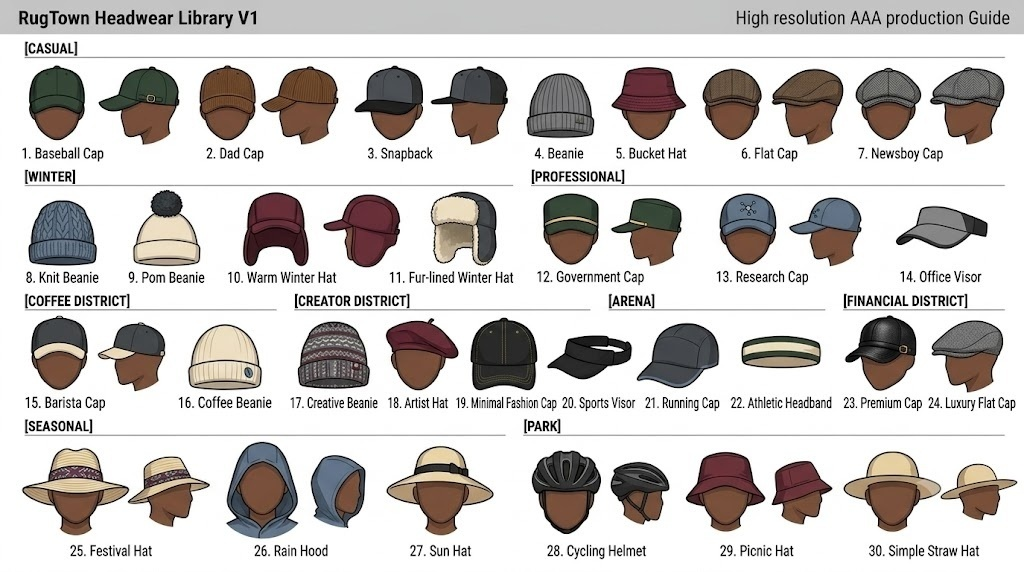
#> input picture rugtown_asset_pipeline/source/1784308808186_image.png, 1024 x 572 px, found by its file name
$ python extract.py
#> lines starting #> are read from the running program, lines starting #| are printed output that depends on the picture; after the words box and inside, x2 and y2 are one past the last pixel; in counts of white or black regions, pixels touching at a corner belong together
#!/usr/bin/env python3
"""RugTown production-sheet extraction pipeline.
Reusable: point SHEET_CONFIG at any future sheet. No manual cropping.

Method:
  1. Exterior flood-fill background removal (preserves interior whites:
     white shoes, cream clothing, highlights).
  2. Connected components; text labels / divider lines filtered by geometry.
  3. Proximity clustering merges multi-part assets (front+side pairs).
  4. Per-asset label OCR (tesseract) for deterministic semantic IDs.
  5. Soft alpha at boundaries preserves anti-aliased outlines.
  6. Canvas normalization per category; deterministic naming; metadata.
"""
import os, re, json, hashlib
import numpy as np
import cv2

try:
    import pytesseract
    OCR = True
except ImportError:
    OCR = False

UPLOADS = '/mnt/user-data/uploads'
OUT = '/home/claude/rugtown/out'

# category, slot, id-prefix, npcOnly, referenceOnly, cluster gap px, align
SHEET_CONFIG = {
 '1784308808186_image.png': dict(sheet='headwear_library_v1',  category='headwear',    slot='headwear',   prefix='headwear', npc=False, ref=False, gap=10, align='center'),
 '1784308862632_image.png': dict(sheet='hair_library_v1',      category='hair',        slot='hair',       prefix='hair',     npc=False, ref=False, gap=10, align='center'),
 '1784308875158_image.png': dict(sheet='facial_hair_library_v1',category='facial-hair',slot='facialHair', prefix='facialhair',npc=False,ref=False, gap=10, align='center'),
 '1784308882694_image.png': dict(sheet='accessories_library_v1',category='accessories',slot='accessory',  prefix='accessory',npc=False, ref=False, gap=8,  align='center'),
 '1784308898357_image.png': dict(sheet='shoes_library_v1',     category='shoes',       slot='shoes',      prefix='shoe',     npc=False, ref=False, gap=6,  align='center'),
 '1784308905168_image.png': dict(sheet='pants_library_v1',     category='pants',       slot='pants',      prefix='pants',    npc=False, ref=False, gap=12, align='center'),
 '1784308787119_image.png': dict(sheet='npc_library_v1_a',     category='npcs',        slot='npc',        prefix='npc',      npc=True,  ref=False, gap=8,  align='bottom'),
 '1784308791551_image.png': dict(sheet='npc_library_v1_b',     category='npcs',        slot='npc',        prefix='npc',      npc=True,  ref=False, gap=8,  align='bottom'),
 '1784308797690_image.png': dict(sheet='npc_library_v1_c',     category='npcs',        slot='npc',        prefix='npc',      npc=True,  ref=False, gap=8,  align='bottom'),
 '1784308819373_image.png': dict(sheet='npc_government_v1',    category='npcs',        slot='npc',        prefix='npc_gov',  npc=True,  ref=False, gap=8,  align='bottom'),
 '1784308823704_image.png': dict(sheet='character_bible_female_v1', category='reference', slot=None, prefix='ref', npc=False, ref=True, gap=8, align='center'),
 '1784308854372_image.png': dict(sheet='character_bible_master_v1', category='reference', slot=None, prefix='ref', npc=False, ref=True, gap=8, align='center'),
}

LIGHT_THRESH = 208      # page background luminance
MIN_ASSET_AREA = 220    # px
TEXT_MAX_H = 26         # blobs shorter than this = label text
LINE_MAX_H = 5          # divider lines
LABEL_STRIP_H = 26      # OCR strip below each asset


def exterior_background(gray):
    h, w = gray.shape
    light = (gray >= LIGHT_THRESH).astype(np.uint8)
    ff = light.copy()
    mask = np.zeros((h + 2, w + 2), np.uint8)
    seeds = [(0,0),(w-1,0),(0,h-1),(w-1,h-1),(w//2,0),(w//2,h-1),(0,h//2),(w-1,h//2)]
    for sx, sy in seeds:
        if ff[sy, sx] == 1:
            cv2.floodFill(ff, mask, (sx, sy), 2)
    return ff == 2


def components(fg):
    n, lab, stats, _ = cv2.connectedComponentsWithStats(fg.astype(np.uint8), 8)
    assets, junk = [], []
    for i in range(1, n):
        x, y, w, h, area = stats[i]
        if h <= LINE_MAX_H and w > 150:
            junk.append(i)                       # divider line
        elif h < TEXT_MAX_H:
            junk.append(i)                       # label text / numbering
        elif area < MIN_ASSET_AREA:
            junk.append(i)                       # specks
        else:
            assets.append((x, y, w, h, i))
    return lab, assets, junk


def cluster(assets, gap):
    """Merge blobs whose bboxes are near-adjacent (multi-view items)."""
    boxes = [list(a) for a in assets]
    merged = True
    while merged:
        merged = False
        out = []
        used = [False] * len(boxes)
        for i in range(len(boxes)):
            if used[i]:
                continue
            x1, y1, w1, h1, *ids1 = boxes[i]
            for j in range(i + 1, len(boxes)):
                if used[j]:
                    continue
                x2, y2, w2, h2, *ids2 = boxes[j]
                hgap = max(x1, x2) - min(x1 + w1, x2 + w2)
                vgap = max(y1, y2) - min(y1 + h1, y2 + h2)
                yov = min(y1 + h1, y2 + h2) - max(y1, y2)
                xov = min(x1 + w1, x2 + w2) - max(x1, x2)
                if (hgap <= gap and yov > 0.4 * min(h1, h2)) or (vgap <= 3 and xov > 0.5 * min(w1, w2)):
                    nx, ny = min(x1, x2), min(y1, y2)
                    nw = max(x1 + w1, x2 + w2) - nx
                    nh = max(y1 + h1, y2 + h2) - ny
                    x1, y1, w1, h1, ids1 = nx, ny, nw, nh, ids1 + ids2
                    used[j] = True
                    merged = True
            out.append([x1, y1, w1, h1] + ids1)
            used[i] = True
        boxes = out
    return boxes


# [4 lines left out: function slugify, not called in this run]


def ocr_label(img_bgr, box, sheet_h):
    if not OCR:
        return ''
    x, y, w, h = box[:4]
    y0, y1 = y + h + 1, min(y + h + 1 + LABEL_STRIP_H, sheet_h)
    x0, x1 = max(0, x - 6), min(img_bgr.shape[1], x + w + 6)
    if y1 <= y0:
        return ''
    strip = img_bgr[y0:y1, x0:x1]
    strip = cv2.resize(strip, None, fx=3, fy=3, interpolation=cv2.INTER_CUBIC)
    g = cv2.cvtColor(strip, cv2.COLOR_BGR2GRAY)
    g = cv2.threshold(g, 0, 255, cv2.THRESH_BINARY | cv2.THRESH_OTSU)[1]
    try:
        txt = pytesseract.image_to_string(g, config='--psm 6 -c tessedit_char_whitelist="abcdefghijklmnopqrstuvwxyzABCDEFGHIJKLMNOPQRSTUVWXYZ0123456789 .-"').strip()
    except Exception:
        return ''
    return slugify(txt.replace('\n', ' '))


def soft_alpha(fg_bool):
    a = (fg_bool * 255).astype(np.uint8)
    return cv2.GaussianBlur(a, (3, 3), 0.6)


def run_sheet(fname, cfg, registry):
#> called with fname = '1784308808186_image.png'
    img = cv2.imread(os.path.join(UPLOADS, fname))
#> img is the input picture: shape (572, 1024, 3); mean B, G, R 196.6, 198.7, 202.8
    h, w = img.shape[:2]
#> h = 572; w = 1024
    gray = cv2.cvtColor(img, cv2.COLOR_BGR2GRAY)
    bg = exterior_background(gray)
#> in exterior_background, `light = (gray >= LIGHT_THRESH).astype(np.uint8)`:
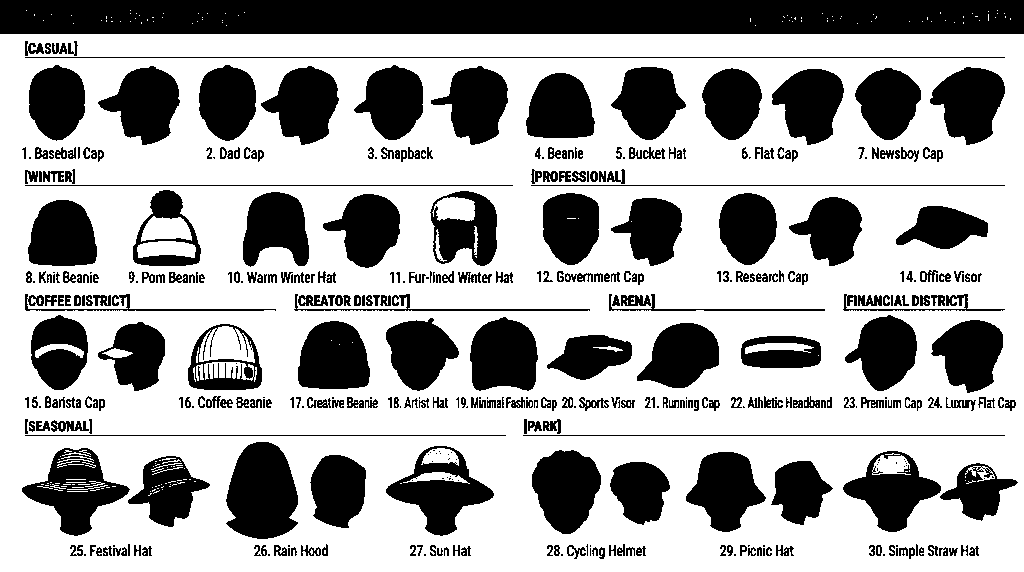
#> light: shape (572, 1024); values 0 (black) and 1 (white), 65.2% white; 438 black regions (98 under 20 px), largest, box (x1, y1, x2, y2) and area: (0, 0, 1024, 34) 34703, (226, 442, 298, 539) 5422, (22, 448, 130, 536) 4182
#> after the loop in exterior_background, `for sx, sy in seeds:`:
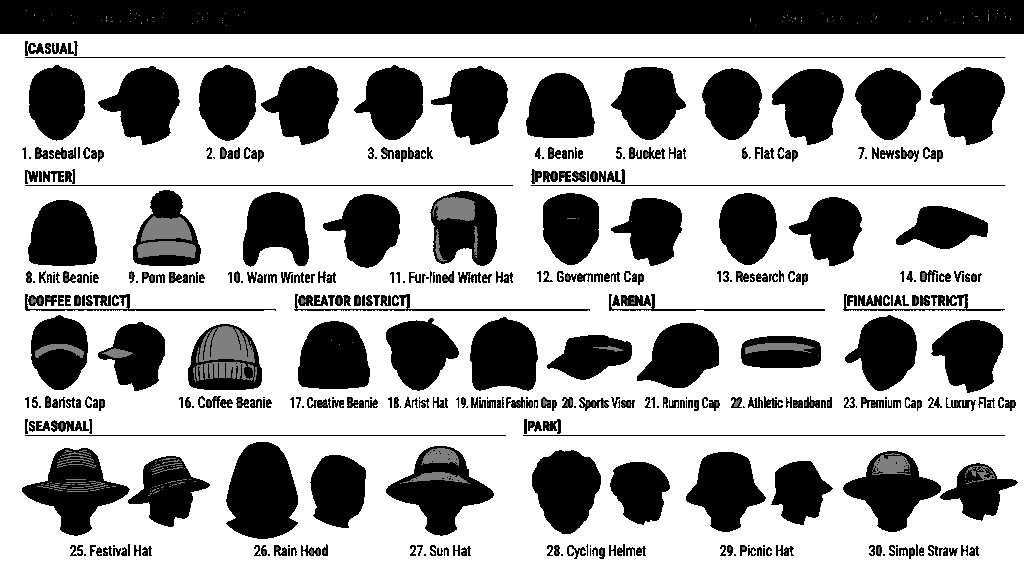
#> ff: shape (572, 1024); min 0, max 2, mean 1.29; drawn with min black and max white
#> in exterior_background, `return ff == 2`: returned value: shape (572, 1024) bool; 63.6% white; 407 black regions (67 under 20 px), largest, box (x1, y1, x2, y2) and area: (0, 0, 1024, 34) 34816, (226, 442, 298, 539) 5422, (386, 446, 494, 536) 4912
    fg = ~bg
    lab, assets, _ = components(fg)
#> in components, `n, lab, stats, _ = cv2.connectedComponentsWithStats(fg.astype(np.uint8..`:
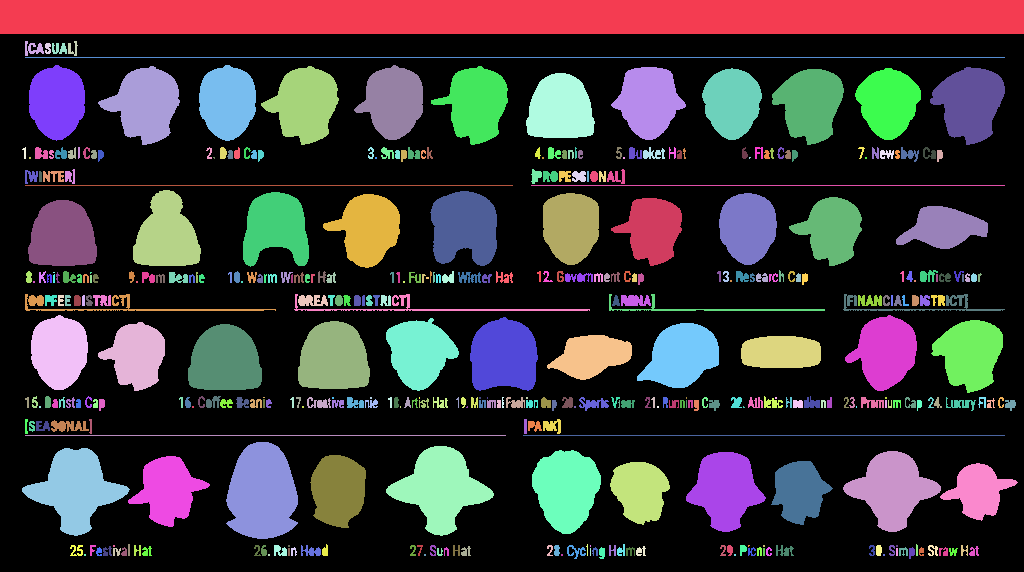
#> lab: shape (572, 1024) int32; 408 distinct labels, from 0 to 407; one colour per label, 0 black
#> in components, `n, lab, stats, _ = cv2.connectedComponentsWithStats(fg.astype(np.uint8..`: n = 408; stats = 408 rows, first 6: [0, 34, 1024, 538, 372446], [0, 0, 1024, 34, 34816], [25, 41, 19, 15, 149], [68, 41, 10, 15, 75], [45, 43, 6, 11, 52], [52, 43, 15, 11, 112]
#> the loop in components, `for i in range(1, n):` made 407 passes
#> after the loop in components, `for i in range(1, n):`: assets = 45 items, first 6: (0, 0, 1024, 34, 1), (29, 65, 56, 76, 7), (199, 65, 57, 76, 8), (354, 65, 69, 75, 9), (98, 66, 82, 79, 10), (261, 66, 78, 79, 11); junk = 362 values from 2 to 407
    keep = np.isin(lab, [a[4] for a in assets])
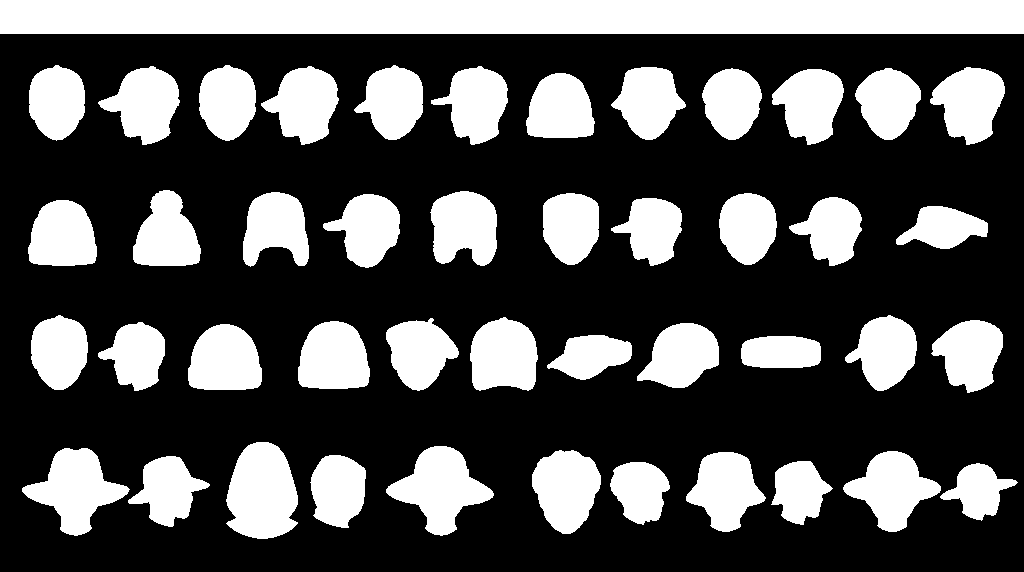
#> keep: shape (572, 1024) bool; 32.3% white; 45 white regions, largest, box (x1, y1, x2, y2) and area: (0, 0, 1024, 34) 34816, (226, 442, 298, 539) 5422, (386, 446, 494, 536) 4912
    boxes = cluster(assets, cfg['gap'])
#> in cluster, `boxes = [list(a) for a in assets]`: boxes = 45 items, first 6: [0, 0, 1024, 34, 1], [29, 65, 56, 76, 7], [199, 65, 57, 76, 8], [354, 65, 69, 75, 9], [98, 66, 82, 79, 10], [261, 66, 78, 79, 11]
#> boxes = 33 items, first 6: [0, 0, 1024, 34, 1], [29, 65, 56, 76, 7], [199, 65, 140, 80, 8, 11], [354, 65, 154, 80, 9, 12], [98, 66, 82, 79, 10], [611, 67, 75, 73, 13]
    boxes = [b for b in boxes if not (b[2] > 0.50 * w or (b[2] / max(b[3], 1)) > 6)]
#> boxes = 32 items, first 6: [29, 65, 56, 76, 7], [199, 65, 140, 80, 8, 11], [354, 65, 154, 80, 9, 12], [98, 66, 82, 79, 10], [611, 67, 75, 73, 13], [855, 67, 150, 78, 14, 17]
    boxes.sort(key=lambda b: (round(b[1] / 60), b[0]))   # row-major order

    alpha_full = soft_alpha(keep)
    results = []
    for idx, b in enumerate(boxes, 1):
        x, y, bw, bh = b[:4]
        pad = 2
        x0, y0 = max(0, x - pad), max(0, y - pad)
        x1, y1 = min(w, x + bw + pad), min(h, y + bh + pad)
        rgba = np.dstack([img[y0:y1, x0:x1][:, :, ::-1], alpha_full[y0:y1, x0:x1]])
        # zero out other clusters' pixels inside this crop
        local_ids = set(b[4:])
        local_lab = lab[y0:y1, x0:x1]
        others = np.isin(local_lab, list(local_ids), invert=True) & (local_lab > 0)
        rgba[others, 3] = 0
        label = ocr_label(img, b, h)
        results.append(dict(bbox=[int(x0), int(y0), int(x1 - x0), int(y1 - y0)],
                            label=label, rgba=rgba, order=idx,
                            edge_clipped=bool(x0 == 0 or y0 == 0 or x1 == w or y1 == h),
                            parts=len(b) - 4))
#> this loop made 1 pass
#> (idx, b, bw, bh, pad) on pass 1: (1, [29, 65, 56, 76, 7], 56, 76, 2)
#> pass 1, in run_sheet, `rgba = np.dstack([img[y0:y1, x0:x1][:, :, ::-1], alpha_full[y0:y1, x0:..`:
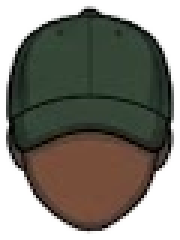
#> rgba: shape (80, 60, 4) (shown 3 times larger); mean R, G, B, A 125.1, 123.2, 114.2, 175.4; transparent parts drawn white
#> pass 1, in run_sheet, `local_lab = lab[y0:y1, x0:x1]`:
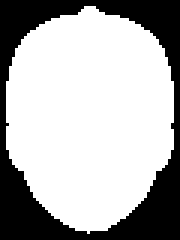
#> local_lab: shape (80, 60) int32 (shown 3 times larger); values 0 (black) and 7 (white), 68.8% white; 1 black region, box (x1, y1, x2, y2) and area: (0, 0, 60, 80) 1498
#> pass 1, in ocr_label, `strip = img_bgr[y0:y1, x0:x1]`:
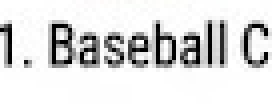
#> strip: shape (26, 68, 3) (shown 4 times larger); mean B, G, R 220.4, 220.5, 220.5
#> after the loop, results = []
    registry[cfg['sheet']] = dict(cfg=cfg, file=fname, results=results)


# [38 lines left out: function normalize_and_export, not called in this run]


if __name__ == '__main__':
    registry = {}
    for fname, cfg in SHEET_CONFIG.items():
        run_sheet(fname, cfg, registry)
#> (the call stopped at in ocr_label, `txt = pytesseract.image_to_string(g, config='--psm 6 -c tessedit_char_..`: pytesseract is not available in this run)
#> (the run stopped early here; a loop or call above may not have finished)
